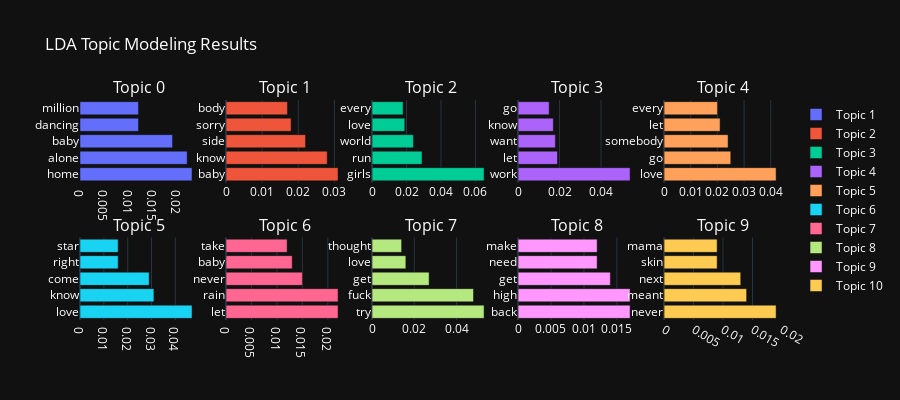

Here is the notebook cell this chart was saved with:
### Markdown cell above
# Visualize distribution of Topics from LDA model

1) Visualize topic distibution per document
    - a document refers to individual unit of text that's being analzyed.
    - i have 165 songs in my data frame, it means i have 165 documents
    - aka 'Corpus'
    
2) Visualize topic distribution using pyLDAvis

### Code cell
import plotly.graph_objects as go
from plotly.subplots import make_subplots

def plot_topics_plotly(lda_model, num_topics=10, num_words=5):
    # Create a subplot grid: 2 rows, 5 columns
    fig = make_subplots(rows=2, cols=5, subplot_titles=[f'Topic {i}' for i in range(num_topics)])

    for idx in range(num_topics):
        topic = lda_model.print_topics(num_words=num_words)[idx][1]
        words = topic.split(" + ")
        words = [word.split("*")[1].strip().replace('"', '') for word in words]
        weights = [float(word.split("*")[0]) for word in topic.split(" + ")]

        # Add a bar trace for each topic
        fig.add_trace(
            go.Bar(x=weights, y=words, orientation='h', name=f'Topic {idx + 1}'),
            row=(idx // 5) + 1, col=(idx % 5) + 1  # Calculate row and column index
        )

    # Update layout
    fig.update_layout(
        title_text='LDA Topic Modeling Results', height=400,
        template='plotly_dark',
        font=dict(color='white'),  # Change font color to white for readability
        xaxis=dict(showgrid=False, zeroline=False, title_font=dict(color='white')), 
        yaxis=dict(showgrid=False, zeroline=False, title_font=dict(color='white')),
    )
    
    fig.write_html("./static/charts/lda_topics.html")

    fig.show()

plot_topics_plotly(lda_model)

### Figure 1 — Plotly figure (JSON) as saved in the notebook; plotly's stock layout.template omitted (floating-point values rounded to 4 significant figures)
{"data": [{"name": "Topic 1", "orientation": "h", "type": "bar", "x": [0.023, 0.022, 0.019, 0.012, 0.012], "xaxis": "x", "y": ["home", "alone", "baby", "dancing", "million"], "yaxis": "y"}, {"name": "Topic 2", "orientation": "h", "type": "bar", "x": [0.031, 0.028, 0.022, 0.018, 0.017], "xaxis": "x2", "y": ["baby", "know", "side", "sorry", "body"], "yaxis": "y2"}, {"name": "Topic 3", "orientation": "h", "type": "bar", "x": [0.065, 0.029, 0.024, 0.019, 0.018], "xaxis": "x3", "y": ["girls", "run", "world", "love", "every"], "yaxis": "y3"}, {"name": "Topic 4", "orientation": "h", "type": "bar", "x": [0.054, 0.019, 0.018, 0.017, 0.015], "xaxis": "x4", "y": ["work", "let", "want", "know", "go"], "yaxis": "y4"}, {"name": "Topic 5", "orientation": "h", "type": "bar", "x": [0.042, 0.025, 0.024, 0.021, 0.02], "xaxis": "x5", "y": ["love", "go", "somebody", "let", "every"], "yaxis": "y5"}, {"name": "Topic 6", "orientation": "h", "type": "bar", "x": [0.047, 0.031, 0.029, 0.016, 0.016], "xaxis": "x6", "y": ["love", "know", "come", "right", "star"], "yaxis": "y6"}, {"name": "Topic 7", "orientation": "h", "type": "bar", "x": [0.022, 0.022, 0.015, 0.013, 0.012], "xaxis": "x7", "y": ["let", "rain", "never", "baby", "take"], "yaxis": "y7"}, {"name": "Topic 8", "orientation": "h", "type": "bar", "x": [0.053, 0.048, 0.027, 0.016, 0.014], "xaxis": "x8", "y": ["try", "fuck", "get", "love", "thought"], "yaxis": "y8"}, {"name": "Topic 9", "orientation": "h", "type": "bar", "x": [0.017, 0.017, 0.014, 0.012, 0.012], "xaxis": "x9", "y": ["back", "high", "get", "need", "make"], "yaxis": "y9"}, {"name": "Topic 10", "orientation": "h", "type": "bar", "x": [0.019, 0.014, 0.013, 0.009, 0.009], "xaxis": "x10", "y": ["never", "meant", "next", "skin", "mama"], "yaxis": "y10"}], "layout": {"annotations": [{"font": {"size": 16}, "showarrow": false, "text": "Topic 0", "x": 0.084, "xanchor": "center", "xref": "paper", "y": 1, "yanchor": "bottom", "yref": "paper"}, {"font": {"size": 16}, "showarrow": false, "text": "Topic 1", "x": 0.292, "xanchor": "center", "xref": "paper", "y": 1, "yanchor": "bottom", "yref": "paper"}, {"font": {"size": 16}, "showarrow": false, "text": "Topic 2", "x": 0.5, "xanchor": "center", "xref": "paper", "y": 1, "yanchor": "bottom", "yref": "paper"}, {"font": {"size": 16}, "showarrow": false, "text": "Topic 3", "x": 0.708, "xanchor": "center", "xref": "paper", "y": 1, "yanchor": "bottom", "yref": "paper"}, {"font": {"size": 16}, "showarrow": false, "text": "Topic 4", "x": 0.916, "xanchor": "center", "xref": "paper", "y": 1, "yanchor": "bottom", "yref": "paper"}, {"font": {"size": 16}, "showarrow": false, "text": "Topic 5", "x": 0.084, "xanchor": "center", "xref": "paper", "y": 0.375, "yanchor": "bottom", "yref": "paper"}, {"font": {"size": 16}, "showarrow": false, "text": "Topic 6", "x": 0.292, "xanchor": "center", "xref": "paper", "y": 0.375, "yanchor": "bottom", "yref": "paper"}, {"font": {"size": 16}, "showarrow": false, "text": "Topic 7", "x": 0.5, "xanchor": "center", "xref": "paper", "y": 0.375, "yanchor": "bottom", "yref": "paper"}, {"font": {"size": 16}, "showarrow": false, "text": "Topic 8", "x": 0.708, "xanchor": "center", "xref": "paper", "y": 0.375, "yanchor": "bottom", "yref": "paper"}, {"font": {"size": 16}, "showarrow": false, "text": "Topic 9", "x": 0.916, "xanchor": "center", "xref": "paper", "y": 0.375, "yanchor": "bottom", "yref": "paper"}], "font": {"color": "white"}, "height": 400, "title": {"text": "LDA Topic Modeling Results"}, "xaxis": {"anchor": "y", "domain": [0, 0.168], "showgrid": false, "title": {"font": {"color": "white"}}, "zeroline": false}, "xaxis10": {"anchor": "y10", "domain": [0.832, 1]}, "xaxis2": {"anchor": "y2", "domain": [0.208, 0.376]}, "xaxis3": {"anchor": "y3", "domain": [0.416, 0.584]}, "xaxis4": {"anchor": "y4", "domain": [0.624, 0.792]}, "xaxis5": {"anchor": "y5", "domain": [0.832, 1]}, "xaxis6": {"anchor": "y6", "domain": [0, 0.168]}, "xaxis7": {"anchor": "y7", "domain": [0.208, 0.376]}, "xaxis8": {"anchor": "y8", "domain": [0.416, 0.584]}, "xaxis9": {"anchor": "y9", "domain": [0.624, 0.792]}, "yaxis": {"anchor": "x", "domain": [0.625, 1], "showgrid": false, "title": {"font": {"color": "white"}}, "zeroline": false}, "yaxis10": {"anchor": "x10", "domain": [0, 0.375]}, "yaxis2": {"anchor": "x2", "domain": [0.625, 1]}, "yaxis3": {"anchor": "x3", "domain": [0.625, 1]}, "yaxis4": {"anchor": "x4", "domain": [0.625, 1]}, "yaxis5": {"anchor": "x5", "domain": [0.625, 1]}, "yaxis6": {"anchor": "x6", "domain": [0, 0.375]}, "yaxis7": {"anchor": "x7", "domain": [0, 0.375]}, "yaxis8": {"anchor": "x8", "domain": [0, 0.375]}, "yaxis9": {"anchor": "x9", "domain": [0, 0.375]}}}
